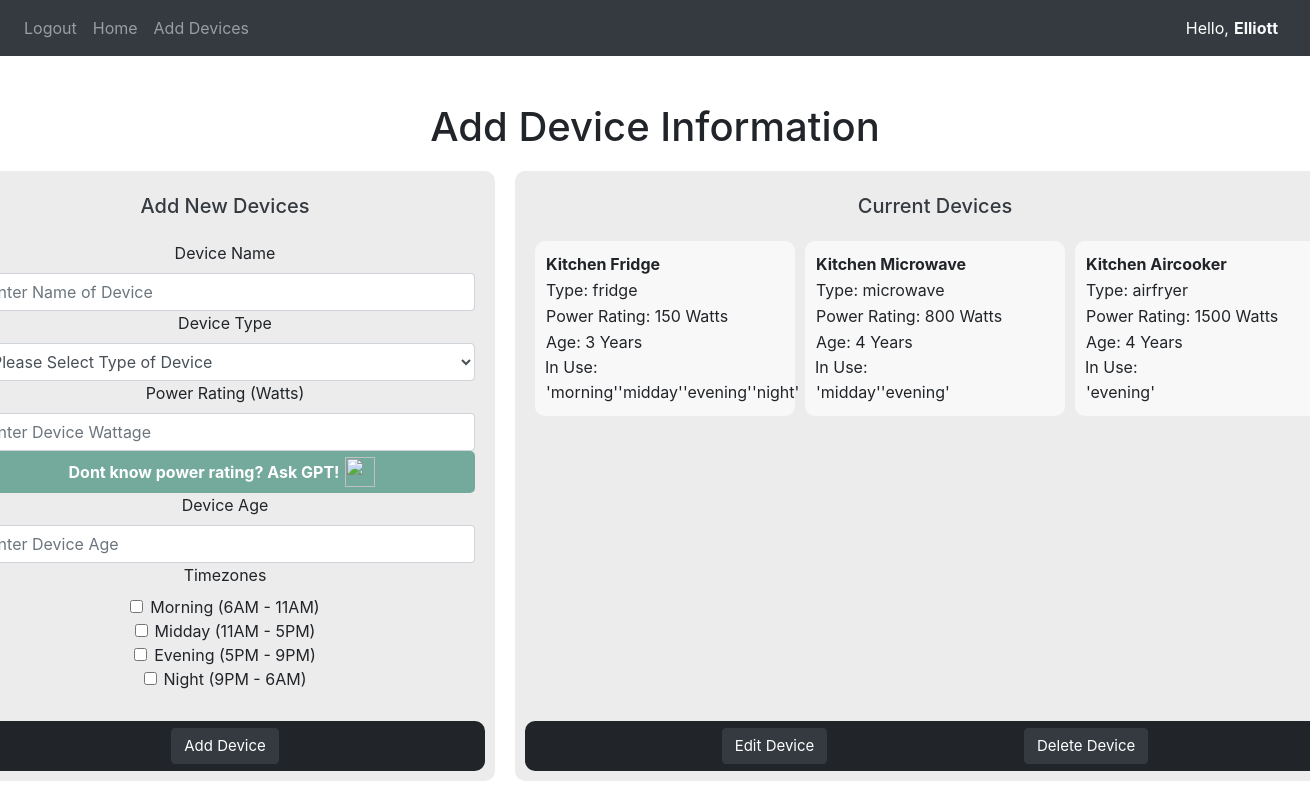
The app's page /getUserData (signed in) with its own data.
### website/models.py (models this page shows)
class User(db.Model, UserMixin):
    id = db.Column(db.Integer, primary_key=True)
    email = db.Column(db.String(150), unique=True)
    password = db.Column(db.String(500))
    firstName = db.Column(db.String(150))
    csv_data = db.relationship('CSVData', uselist=False, backref='user')
    devices = db.relationship('Device', backref='user')

class Device(db.Model):
    id = db.Column(db.Integer, primary_key=True)
    user_id = db.Column(db.Integer, db.ForeignKey('user.id'))
    deviceName = db.Column(db.String(150))
    deviceType = db.Column(db.String(50))
    powerRating = db.Column(db.Integer)
    deviceAge = db.Column(db.Integer)
    timeZones = db.Column(db.JSON)

### website/views.py (the view)
@views.route('/getUserData')
@login_required
def getUserData():
    devices = current_user.devices
    return render_template("getUserData.html.j2", devices=devices) #pass in devies to load any existing devices from user

### website/templates/getUserData.html.j2 (shortened to what this page needs)
{% extends "base.html.j2"%}
{%block content %}
<div class="header-container">
    <h1 class="page-header">Add Device Information</h1>
</div>
<div class="flex-tile-con">
    <div class="tile" style="flex: 1;">
        <h2 class="tile-title text-dark">Add New Devices</h2>
        <div class="tile-content" style="flex-direction: column;">
            <form method="POST" action="/add-device" style="width: 500px;" align="center" id="add_form">
                <div class="form-group">
                    <label for="deviceName">Device Name</label>
                    <input type="text" class="form-control" id="deviceName" name="deviceName" placeholder="Enter Name of Device">
                    <label for="deviceType">Device Type</label>
                    <select class="form-control" id="deviceType" name="deviceType" placeholder="Please Select Type of Device">
                        <option value="" disabled selected hidden>Please Select Type of Device</option>
                    </select>
                    <label for="powerRating">Power Rating (Watts)</label>
                    <input type="number" class="form-control" id="powerRating" name="powerRating" placeholder="Enter Device Wattage">
                    <div class="gpt-container">
                        <p class="gpt-button-text">Dont know power rating? Ask GPT!</p>
                        <button class="gpt-button" type="button" id="fetchPowerButton">
                            <img class="gpt-image" src="/static/gpt.png">
                        </button>
                    </div>
                    <label for="deviceAge">Device Age</label>
                    <input type="number" class="form-control" id="deviceAge" name="deviceAge" placeholder="Enter Device Age">
                    <label for="deviceTimezone">Timezones</label>
                    <div class="form-check">
                        <input class="form-check-input" type="checkbox" name="deviceTimezone" id="morningZone" value="morning"></input>
                        <label class="form-check-label" for="morningZone">Morning (6AM - 11AM)</label>
                    </div>
                    <div class="form-check">
                        <input class="form-check-input" type="checkbox" name="deviceTimezone" id="middayZone" value="midday"></input>
                        <label class="form-check-label" for="middayZone">Midday (11AM - 5PM)</label>
                    </div>
                    <div class="form-check">
                        <input class="form-check-input" type="checkbox" name="deviceTimezone" id="eveningZone" value="evening"></input>
                        <label class="form-check-label" for="eveningZone">Evening (5PM - 9PM)</label>
                    </div>
                    <div class="form-check">
                        <input class="form-check-input" type="checkbox" name="deviceTimezone" id="nightZone" value="night"></input>
                        <label class="form-check-label" for="nightZone">Night (9PM - 6AM)</label>
                    </div>
                    <br />
                </div>
            </form>
        </div>
        <div class="tile-bottom">
            <div class="tile-bottom-container" style="display: flex; justify-content: space-evenly; width: 100%;">
                <button class="btn btn-dark" id="add_device_button">Add Device</button>
            </div>
        </div>
    </div>
    <div class="tile" style="flex: 1;">
        <h2 class="tile-title text-dark">Current Devices</h2>
        <div class="tile-content" style="flex-direction: column;">
            <div class="device-output-container" style="height: 475px; width: 100%;">
                {% for device in devices %}
                <div class="device-output">
                    <p class="device-info" style="font-weight: bold;">{{ device.deviceName }}</p>
                    <p class="device-info">Type: {{ device.deviceType }}</p>
                    <p class="device-info">Power Rating: {{ device.powerRating }} Watts</p>
                    <p class="device-info">Age: {{ device.deviceAge }} Years</p>
                    In Use:
                    <div class="device-zones device-info">
                        {% for zone in device.timeZones %}
                            <p class="device-zone">'{{zone}}'</p>
                        {% endfor %}
                    </div>
                </div>
                {% endfor %}
            </div>
        </div>
        <div class="tile-bottom">
            <div class="tile-bottom-container" style="display: flex; justify-content: space-evenly; width: 100%;">
                <button class="btn btn-dark">Edit Device</button>
                <button class="deleteButton btn btn-dark">Delete Device</button>
            </div>
        </div>
    </div>
</div>
{% endblock %}

### website/templates/base.html.j2 (shortened to what this page needs)
<!DOCTYPE html>
<html>
    <head>
      <link rel="stylesheet" href="https://stackpath.bootstrapcdn.com/bootstrap/4.4.1/css/bootstrap.min.css"/>
      <link rel="stylesheet" href="https://stackpath.bootstrapcdn.com/font-awesome/4.7.0/css/font-awesome.min.css"/>
      <link rel="stylesheet" href="{{ url_for('static', filename='css/general.css') }}">
      <link rel="stylesheet" href="{{ url_for('static', filename='css/devices.css') }}">
    </head>
    <body>
      <nav class="navbar navbar-expand-lg navbar-dark bg-dark">
          <div class="collapse navbar-collapse" id="navbar">
            <div class="navbar-nav">
              {% if current_user.is_authenticated %}
                <a class="nav-item nav-link" id="logout" href="/logout">Logout</a>
                <a class="nav-item nav-link" id="home" href="/">Home</a>
                <a class="nav-item nav-link" id="getUserData" href="/getUserData">Add Devices</a>
              {% else %}
                <a class="nav-item nav-link" id="login" href="/login">Login</a>
                <a class="nav-item nav-link" id="signUp" href="/sign-up">Sign Up</a>
              {% endif %}
            </div>
          </div>
          <div class="navbar-user" style="display: flex; flex-direction: row;">
            <a class="nav-item nav-link" style="color: white; padding-right: 0px!important;">Hello,</a>
          {% if current_user.is_authenticated %}
            <a class="nav-item nav-link text-light" style="color: var(--dynamic-color); padding-left: 5px!important; font-weight: bold;" >{{ current_user.firstName }}</a>
          </div>
          {% else %}
            <a class="nav-item nav-link" style="color: white; padding-left: 5px!important;" >You!</a>
            </div>
          {% endif %}
        </nav>
          {% block content %}
          {% endblock %}
    </body>
</html>

### website/static/css/general.css (style rules this page uses)
:root { --dynamic-color: white; }
.header-container { display: flex; justify-content: center; align-items: center; height: 50px; margin-top: 50px; }
.flex-tile-con { display: flex; justify-content: center; align-items: center; width: 100%; height: 80vh; padding: 0 50px 0 50px; }
.tile { display: block; margin: 0 10px 0 10px; padding: 10px; height: 610px; background-color: rgb(236, 236, 236); border-radius: 10px; }
.tile-title { display: flex; margin: 0; justify-content: center; align-items: center; height: 50px; font-size: 20px; overflow: hidden; }
.tile-content { display: flex; padding: 10px; height: 490px; align-items: center; }
.tile-bottom { display: flex; background-color: #212529; justify-content: center; align-items: center; height: 50px; border-radius: 10px; }
.tile-bottom-container { display: flex; justify-content: space-evenly; width: 100%; }
.btn { font-size: 15px; overflow: hidden; min-width: 100px; }

### website/static/css/devices.css (style rules this page uses)
.device-output-container { display: grid; grid-template-columns: repeat(3, 1fr); grid-gap: 10px; }
.device-output { display: flex; flex-direction: column; background-color: rgba(255, 255, 255, 0.664); border-radius: 10px; height: 175px; width: 260px; padding: 10px; }
.device-info { margin: 1px; }
.device-zones { display: flex; }
.gpt-button-text { color: white; font-weight: bold; margin:0; }
.gpt-container { display: flex; justify-content: center; align-items: center; text-align: center; background-color: #74AA9C; padding: 5px; margin: 0; border-radius: 5px; }
.gpt-button { border-style: none; outline: none; background-color: transparent; }
.gpt-image { width: 30px; height: 30px; }

### records on screen
User: firstName "Elliott"
Device: deviceName "Kitchen Fridge", deviceType "fridge", powerRating "150", deviceAge "3", timeZones "morning" "midday" "evening" "night"
Device: deviceName "Kitchen Microwave", deviceType "microwave", powerRating "800", deviceAge "4", timeZones "midday" "evening"
Device: deviceName "Kitchen Aircooker", deviceType "airfryer", powerRating "1500", deviceAge "4", timeZones "evening"
